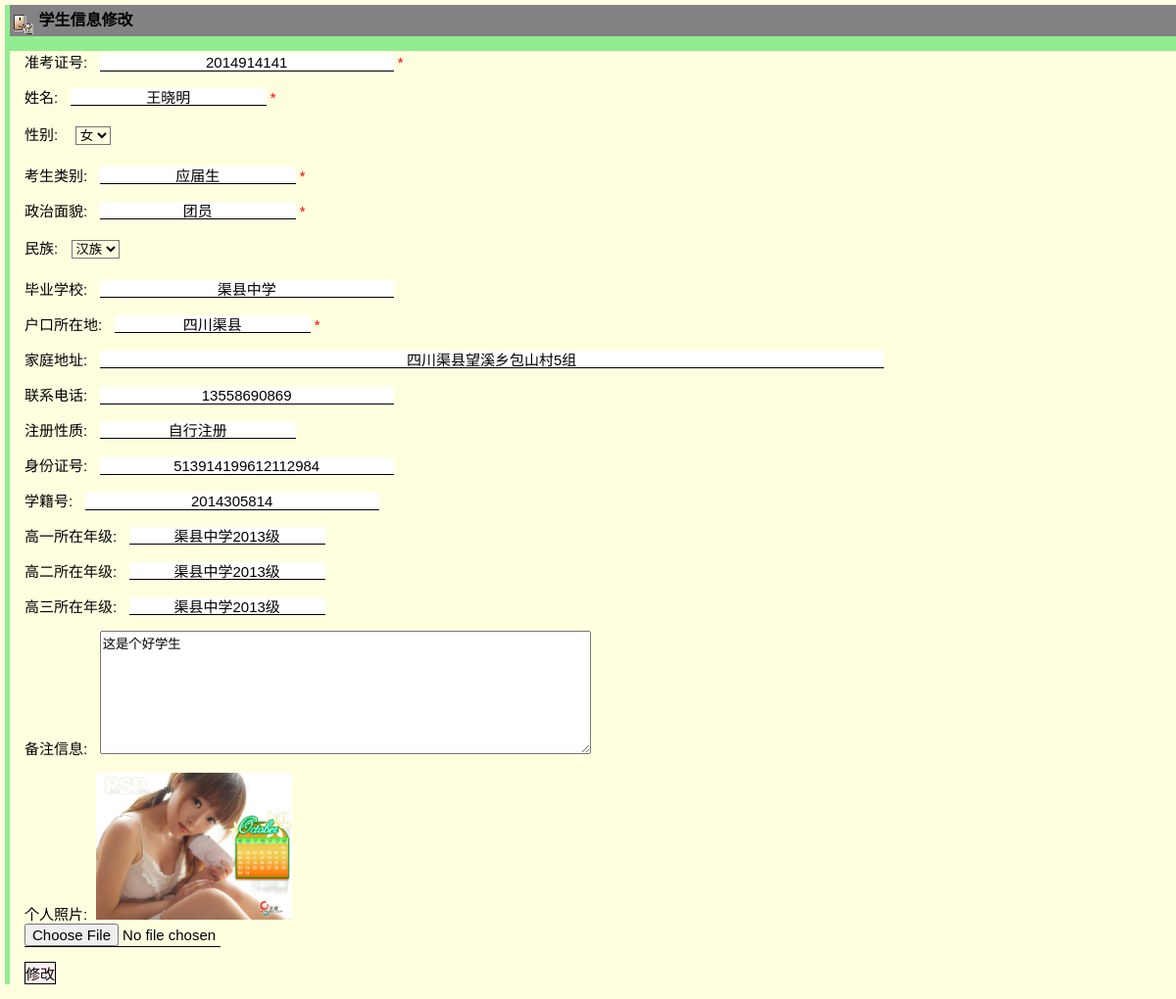
Screenshot of /StudentInfo/studentInfoUpdate.php?zkzh=2014914141 (signed in) with the database file from the repository.
### tables this page shows
CREATE TABLE `t_studentinfo` (
  `zkzh` varchar(30) NOT NULL COMMENT 'zkzh',
  `name` varchar(20) NOT NULL COMMENT '姓名',
  `sex` varchar(2) NOT NULL COMMENT '性别',
  `kslb` varchar(20) NOT NULL COMMENT '考生类别',
  `zzmm` varchar(20) NOT NULL COMMENT '政治面貌',
  `nation` int(11) NOT NULL COMMENT '民族',
  `byxx` varchar(30) default NULL COMMENT '毕业学校',
  `hkszd` varchar(20) NOT NULL COMMENT '户口所在地',
  `address` varchar(80) default NULL COMMENT '家庭地址',
  `telephone` varchar(30) default NULL COMMENT '联系电话',
  `zcxx` varchar(20) default NULL COMMENT '注册性质',
  `cardNumber` varchar(30) default NULL COMMENT '身份证号',
  `xjh` varchar(30) default NULL COMMENT '学籍号',
  `gysznj` varchar(20) default NULL COMMENT '高一所在年级',
  `gesznj` varchar(20) default NULL COMMENT '高二所在年级',
  `gssznj` varchar(20) default NULL COMMENT '高三所在年级',
  `memo` varchar(200) default NULL COMMENT '备注信息',
  `photo` text NOT NULL COMMENT '个人照片',
  PRIMARY KEY  (`zkzh`),
  KEY `nation` (`nation`),
  CONSTRAINT `t_studentinfo_ibfk_1` FOREIGN KEY (`nation`) REFERENCES `t_nation` (`nationId`)
);

### database/SqlHelper.class.php (called while the page is built, shortened)
<?php
	class SqlHelper {
		public $conn;
		public $dbname="studentdb";
		public $username="root";
		public $password="123456";
		public $host="localhost";
		public function __construct() {
			$this->conn = mysqli_connect($this->host,$this->username,$this->password);
			mysqli_query($this->conn,"set names utf8") or die (mysqli_errno());
			mysqli_select_db($this->conn,$this->dbname);
		}
		public function execute_dql2($sql) {
			$arr = array();
			$res = mysqli_query($this->conn,$sql) or die(mysqli_error());
			while($row=mysqli_fetch_assoc($res)) {
				$arr[] = $row;
			}
			return $arr;
		}
	}
?>

### service/StudentInfoService.class.php (called while the page is built, shortened)
<?php
require_once '../database/SqlHelper.class.php';
require_once '../phpbean/StudentInfo.class.php';
class StudentInfoService {
	function GetStudentInfo($zkzh) {
		$sql = "select * from t_StudentInfo where zkzh='$zkzh'";
		$sqlHelper = new SqlHelper ();
		$arr = $sqlHelper->execute_dql2 ( $sql );
		$studentInfo = new StudentInfo();
		if(count($arr)>0) {
			$studentInfo->setZkzh($arr [0] ['zkzh']);
			$studentInfo->setName($arr [0] ['name']);
			$studentInfo->setSex($arr [0] ['sex']);
			$studentInfo->setKslb($arr [0] ['kslb']);
			$studentInfo->setZzmm($arr [0] ['zzmm']);
			$studentInfo->setNation($arr [0] ['nation']);
			$studentInfo->setByxx($arr [0] ['byxx']);
			$studentInfo->setHkszd($arr [0] ['hkszd']);
			$studentInfo->setAddress($arr [0] ['address']);
			$studentInfo->setTelephone($arr [0] ['telephone']);
			$studentInfo->setZcxx($arr [0] ['zcxx']);
			$studentInfo->setCardNumber($arr [0] ['cardNumber']);
			$studentInfo->setXjh($arr [0] ['xjh']);
			$studentInfo->setGysznj($arr [0] ['gysznj']);
			$studentInfo->setGesznj($arr [0] ['gesznj']);
			$studentInfo->setGssznj($arr [0] ['gssznj']);
			$studentInfo->setMemo($arr [0] ['memo']);
			$studentInfo->setPhoto($arr [0] ['photo']);
		}
		return $studentInfo;
	}
}
?>

### phpbean/StudentInfo.class.php (called while the page is built)
<?php
class StudentInfo {
	private $zkzh;
	public function setZkzh($zkzh) {
		$this->zkzh = $zkzh;
	}
	public function getzkzh() {
		return $this->zkzh;
	}
	private $name;
	public function setName($name) {
		$this->name = $name;
	}
	public function getname() {
		return $this->name;
	}
	private $sex;
	public function setSex($sex) {
		$this->sex = $sex;
	}
	public function getsex() {
		return $this->sex;
	}
	private $kslb;
	public function setKslb($kslb) {
		$this->kslb = $kslb;
	}
	public function getkslb() {
		return $this->kslb;
	}
	private $zzmm;
	public function setZzmm($zzmm) {
		$this->zzmm = $zzmm;
	}
	public function getzzmm() {
		return $this->zzmm;
	}
	private $nation;
	public function setNation($nation) {
		$this->nation = $nation;
	}
	public function getnation() {
		return $this->nation;
	}
	private $byxx;
	public function setByxx($byxx) {
		$this->byxx = $byxx;
	}
	public function getbyxx() {
		return $this->byxx;
	}
	private $hkszd;
	public function setHkszd($hkszd) {
		$this->hkszd = $hkszd;
	}
	public function gethkszd() {
		return $this->hkszd;
	}
	private $address;
	public function setAddress($address) {
		$this->address = $address;
	}
	public function getaddress() {
		return $this->address;
	}
	private $telephone;
	public function setTelephone($telephone) {
		$this->telephone = $telephone;
	}
	public function gettelephone() {
		return $this->telephone;
	}
	private $zcxx;
	public function setZcxx($zcxx) {
		$this->zcxx = $zcxx;
	}
	public function getzcxx() {
		return $this->zcxx;
	}
	private $cardNumber;
	public function setCardNumber($cardNumber) {
		$this->cardNumber = $cardNumber;
	}
	public function getcardNumber() {
		return $this->cardNumber;
	}
	private $xjh;
	public function setXjh($xjh) {
		$this->xjh = $xjh;
	}
	public function getxjh() {
		return $this->xjh;
	}
	private $gysznj;
	public function setGysznj($gysznj) {
		$this->gysznj = $gysznj;
	}
	public function getgysznj() {
		return $this->gysznj;
	}
	private $gesznj;
	public function setGesznj($gesznj) {
		$this->gesznj = $gesznj;
	}
	public function getgesznj() {
		return $this->gesznj;
	}
	private $gssznj;
	public function setGssznj($gssznj) {
		$this->gssznj = $gssznj;
	}
	public function getgssznj() {
		return $this->gssznj;
	}
	private $memo;
	public function setMemo($memo) {
		$this->memo = $memo;
	}
	public function getmemo() {
		return $this->memo;
	}
	private $photo;
	public function setPhoto($photo) {
		$this->photo = $photo;
	}
	public function getphoto() {
		return $this->photo;
	}
}
?>

### service/NationService.class.php (called while the page is built, shortened)
<?php
require_once '../database/SqlHelper.class.php';
class NationService {
	function QueryAllNation() {
		$sql = "select nationId,nationName from t_Nation";
		$sqlHelper = new SqlHelper ();
		$res = $sqlHelper->execute_dql2 ( $sql );
		return $res;
	}
}
?>

### StudentInfo/studentInfoUpdate.php (the view, shortened to what this page needs)
 <?php
    require_once '../service/StudentInfoService.class.php';
    require_once '../phpbean/StudentInfo.class.php';
    $zkzh = $_GET['zkzh'];
    $studentInfoService = new StudentInfoService();
    $studentInfo = $studentInfoService->GetStudentInfo($zkzh);
 ?>
<html>
<head>
<link href="/css/add_modify.css" rel="stylesheet" type="text/css" />
</head>
<body>
	<div id="container">
		<div id="title">
			<table width="100%" border="0" cellpadding="0" cellspacing="2" align="center">
				<tr>
					<td height="21"><img src="../images/ico/ico29.gif" width="32" height="32" hspace="2" vspace="2" align="absmiddle">
					    <strong> 学生信息修改 </strong>
					</td>
				</tr>
			</table>
		</div>
		<div id="content">
			<form id="form1" method="post" action="/controller/StudentInfoAction.php?action=update" enctype="multipart/form-data">
				<p>
					准考证号: &nbsp;
					<input id="zkzh" class="text" type="text" readOnly style="width: 300px" value="<?php echo $studentInfo->getZKZH()?>" name="studentInfo[zkzh]" />
					<font color=red>*</font>
				</p>
				<p>
					姓名: &nbsp;
					<input id="name" class="text" type="text" style="width: 200px" value="<?php echo $studentInfo->getName()?>" name="studentInfo[name]" />
					<font color=red>*</font>
				</p>
				<p>
					性别: &nbsp;
					<?php if($studentInfo->getSex() == "男") { ?>
					<select name="studentInfo[sex]">
						<option value="男">男</option>
						<option value="女">女</option>
					</select>
					<?php } else {?>
					<select name="studentInfo[sex]">
						<option value="女">女</option>
					</select>
					<?php } ?>
				</p>
				<p>
					考生类别: &nbsp;
					<input id="kslb" class="text" type="text" style="width: 200px" value="<?php echo $studentInfo->getKslb()?>" name="studentInfo[kslb]" />
					<font color=red>*</font>
				</p>
				<p>
					政治面貌: &nbsp;
					<input id="zzmm" class="text" type="text" style="width: 200px" value="<?php echo $studentInfo->getZzmm()?>" name="studentInfo[zzmm]" />
					<font color=red>*</font>
				</p>
				<p>
					民族:&nbsp;
					<select name="studentInfo[nation]">
					<?php
						require_once '../service/NationService.class.php';
						$nationService = new NationService ();
						$nation_res = $nationService->QueryAllNation ();
						for($i = 0; $i < count ( $nation_res ); $i ++) {
						  $row = $nation_res [$i];
						  if($row['nationId'] == $studentInfo->getNation())
						    echo "<option selected value={$row['nationId']}>{$row['nationName']}</option>";
						  else
						    echo "<option value={$row['nationId']}>{$row['nationName']}</option>";
						}
					?>
					</select>
				</p>
				<p>
					毕业学校: &nbsp;
					<input id="byxx" class="text" type="text" style="width: 300px" value="<?php echo $studentInfo->getByxx()?>" name="studentInfo[byxx]" />
				</p>
				<p>
					户口所在地: &nbsp;
					<input id="hkszd" class="text" type="text" style="width: 200px" value="<?php echo $studentInfo->getHkszd()?>" name="studentInfo[hkszd]" />
					<font color=red>*</font>
				</p>
				<p>
					家庭地址: &nbsp;
					<input id="address" class="text" type="text" style="width: 800px" value="<?php echo $studentInfo->getAddress()?>" name="studentInfo[address]" />
				</p>
				<p>
					联系电话: &nbsp;
					<input id="telephone" class="text" type="text" style="width: 300px" value="<?php echo $studentInfo->getTelephone()?>" name="studentInfo[telephone]" />
				</p>
				<p>
					注册性质: &nbsp;
					<input id="zcxx" class="text" type="text" style="width: 200px" value="<?php echo $studentInfo->getZcxx()?>" name="studentInfo[zcxx]" />
				</p>
				<p>
					身份证号: &nbsp;
					<input id="cardNumber" class="text" type="text" style="width: 300px" value="<?php echo $studentInfo->getCardNumber()?>" name="studentInfo[cardNumber]" />
				</p>
				<p>
					学籍号: &nbsp;
					<input id="xjh" class="text" type="text" style="width: 300px" value="<?php echo $studentInfo->getXjh()?>" name="studentInfo[xjh]" />
				</p>
				<p>
					高一所在年级: &nbsp;
					<input id="gysznj" class="text" type="text" style="width: 200px" value="<?php echo $studentInfo->getGysznj()?>" name="studentInfo[gysznj]" />
				</p>
				<p>
					高二所在年级: &nbsp;
					<input id="gesznj" class="text" type="text" style="width: 200px" value="<?php echo $studentInfo->getGesznj()?>" name="studentInfo[gesznj]" />
				</p>
				<p>
					高三所在年级: &nbsp;
					<input id="gssznj" class="text" type="text" style="width: 200px" value="<?php echo $studentInfo->getGssznj()?>" name="studentInfo[gssznj]" />
				</p>
				<p>
					备注信息: &nbsp;
					<textarea name="studentInfo[memo]" id="memo" cols="60" rows="8"><?php echo $studentInfo->getMemo()?></textarea>
				</p>
				<p>
					个人照片:&nbsp; <img src="<?php echo $studentInfo->getPhoto()?>" width="200px" border="0px" /><br/>
					<input class="text" type="file" style="width: 200px" value="" name="photo" />
				</p>
				<p>
					<input type="button" style="cursor: hand;" class="btn" value="修改" onClick="CheckForm();" />
				</p>
			</form>
		</div>
	</div>
</body>
</html>

### css/add_modify.css (style rules this page uses)
body { background-color:lightyellow; margin:1px 0px 0px 0px; padding:0px; text-align:center; font-size:15px; font-family:Arial, Helvetica, sans-serif; }
#container { position:relative; margin:0px 5px 0px 5px; width:100%; text-align:left; background-color:lightgreen; }
#container #title { width: 100%; margin: 5px 5px 5px 5px; background-color: #848284; font-size: 18px; }
#container #title img { border:0px; hspace:2; align:left; width:20px; height:20px; margin: 6px 1px 0px 2px; }
#container #content { width: 100%; margin: 0px 5px 0px 5px; background-color: lightyellow; }
#container #content form { margin: 0px; }
#container #content form p { margin: 15px 5px 15px 15px; }
#container #content form p select { margin: 5px 5px 5px 5px; background-color: lightyellow; }
#container #content form p input { font-family:Arial, Helvetica, sans-serif; font-size:15px; }
#container #content form p input.text { border-bottom:1px solid #000000; border-left:none; border-right:none; border-top:none; padding:0px; width:140px; text-align:center; }
#container #content form p input.btn { border:1px solid #000000; background-color:#ffeff0; padding:0px; }

### rows the page displays
t_studentinfo: zkzh "2014914141", name "王晓明", kslb "应届生", zzmm "团员", byxx "渠县中学", hkszd "四川渠县", address "四川渠县望溪乡包山村5组", telephone "13558690869", zcxx "自行注册", cardNumber "513914199612112984", xjh "2014305814", gysznj "渠县中学2013级", gesznj "渠县中学2013级", gssznj "渠县中学2013级", memo "这是个好学生", photo (picture)

### other values shown
form field value "汉族"
